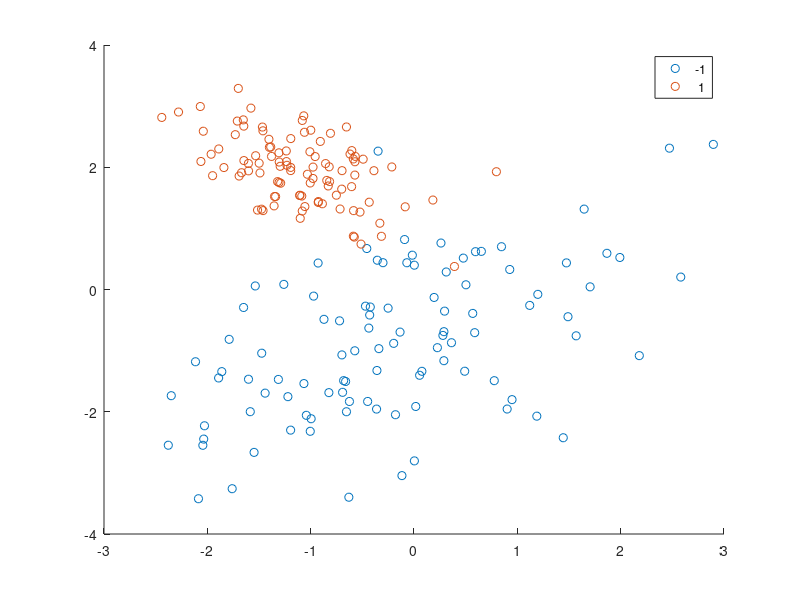

MATLAB code to generate this figure: (Note: this script raises an error after producing the figure.)
%% Optimize SVM Classifier

X1 = mvnrnd([0,-1], [1.5,.8;.8,1.5],100);
X2 = mvnrnd([-1,2], [.35,-.2;-.2,.35],100);
X = [X1;X2];
labels = [-ones(100,1);ones(100,1)];
gscatter(X(:,1),X(:,2),labels)
%%
% Find hyperparameters that minimize 10-fold cross-validation loss by
% using automatic hyperparameter optimization.
%
% For reproducibility, set the random seed and use the
% |'expected-improvement-plus'| acquisition function.
Mdl = fitcsvm(X,labels,'KernelFunction','RBF','OptimizeHyperparameters','auto',...
    'HyperparameterOptimizationOptions',struct('Optimizer', 'bayesopt','Kfold',10));

%%
% Gridsearch
%%
%Mdl = fitcsvm(X,labels,'KernelFunction','RBF','OptimizeHyperparameters','auto',...
%    'HyperparameterOptimizationOptions',struct('Optimizer', 'gridsearch','NumGridDivisions',10,'Kfold',10))

%Mdl = fitcsvm(X,labels,'KernelFunction','RBF','OptimizeHyperparameters','auto',...
 %   'HyperparameterOptimizationOptions',struct('Optimizer', 'randomsearch','MaxObjectiveEvaluations',200,'Kfold',10))

% Plot classifier
% Create data to evaluate the classifier
delta = 200;
[XX, YY] = meshgrid(linspace(min(X(:,1)),max(X(:,1)),delta),...
    linspace(min(X(:,2)),max(X(:,2)),delta));
Xt = [reshape(XX,numel(XX),1) reshape(YY,numel(YY),1)];
[Yhat,score] = predict(Mdl, Xt);

% Classification plot settings
colormap cool;
map = colormap;

Yhatd = reshape(Yhat,size(XX,1),size(XX,2));
contourf(XX,YY,Yhatd)
hold on

legstr{1} = 'Classifier';
markers = {'*','s','+','o','x','d','v','p','h'};

Y = unique(labels);
nlabels = size(Y,1);
for c = 1:nlabels
    s = find(labels==Y(c));
    plot(X(s,1),X(s,2) ,[markers{1+mod(c-1,9)} 'k']);
    legstr{c+1} = ['class ' num2str(c)];
end
legend(legstr{1:end});
xlabel('X_1')
ylabel('X_2')